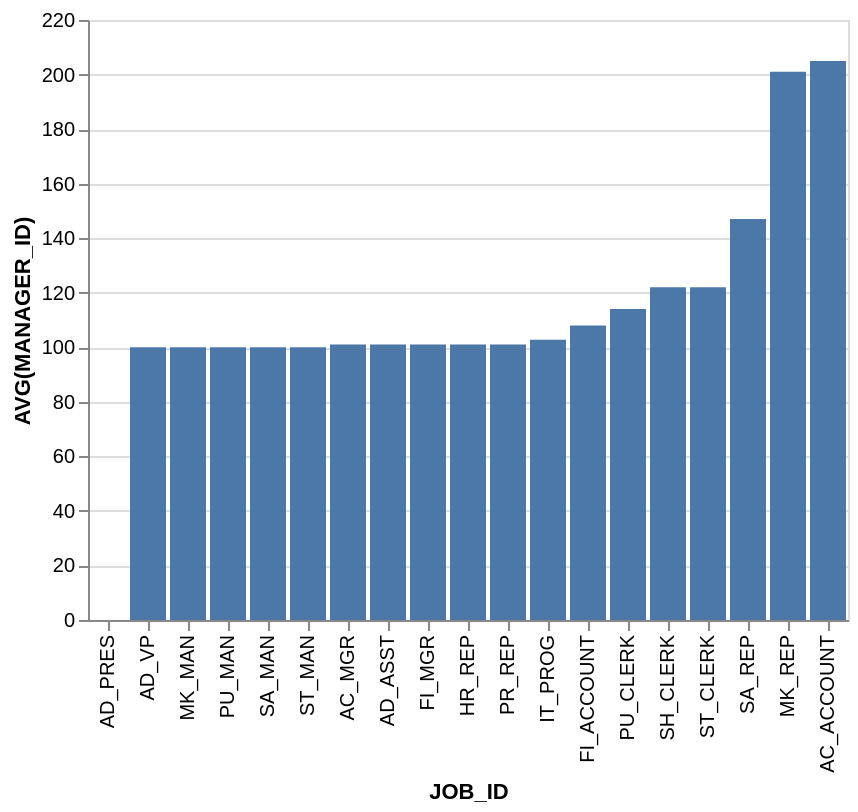

This figure's Vega-Lite source:
### Vega-Lite specification from a JSON file in a GitHub repository (floating-point values rounded to 4 significant figures)
{"data": {"values": [{"x_data": "AD_PRES", "y_data": 0}, {"x_data": "AD_VP", "y_data": 100}, {"x_data": "MK_MAN", "y_data": 100}, {"x_data": "PU_MAN", "y_data": 100}, {"x_data": "SA_MAN", "y_data": 100}, {"x_data": "ST_MAN", "y_data": 100}, {"x_data": "AC_MGR", "y_data": 101}, {"x_data": "AD_ASST", "y_data": 101}, {"x_data": "FI_MGR", "y_data": 101}, {"x_data": "HR_REP", "y_data": 101}, {"x_data": "PR_REP", "y_data": 101}, {"x_data": "IT_PROG", "y_data": 102.8}, {"x_data": "FI_ACCOUNT", "y_data": 108}, {"x_data": "PU_CLERK", "y_data": 114}, {"x_data": "SH_CLERK", "y_data": 122}, {"x_data": "ST_CLERK", "y_data": 122}, {"x_data": "SA_REP", "y_data": 147}, {"x_data": "MK_REP", "y_data": 201}, {"x_data": "AC_ACCOUNT", "y_data": 205}]}, "mark": "bar", "encoding": {"x": {"field": "x_data", "type": "nominal", "title": "JOB_ID", "sort": {"op": "sum", "field": "y_data", "order": "ascending"}}, "y": {"field": "y_data", "type": "quantitative", "title": "AVG(MANAGER_ID)"}}}
